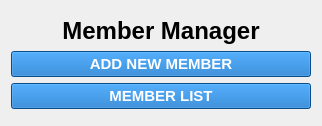
     <widget class="QWidget" name="memberManager">
      <layout class="QVBoxLayout" name="verticalLayout_4">
       <item>
        <widget class="QFrame" name="frame_11">
         <property name="frameShape">
          <enum>QFrame::StyledPanel</enum>
         </property>
         <property name="frameShadow">
          <enum>QFrame::Raised</enum>
         </property>
        </widget>
       </item>
       <item alignment="Qt::AlignHCenter">
        <widget class="QLabel" name="label_12">
         <property name="sizePolicy">
          <sizepolicy hsizetype="Fixed" vsizetype="Fixed">
           <horstretch>0</horstretch>
           <verstretch>0</verstretch>
          </sizepolicy>
         </property>
         <property name="maximumSize">
          <size>
           <width>16777215</width>
           <height>50</height>
          </size>
         </property>
         <property name="sizeIncrement">
          <size>
           <width>0</width>
           <height>0</height>
          </size>
         </property>
         <property name="styleSheet">
          <string notr="true"/>
         </property>
         <property name="text">
          <string>&lt;html&gt;&lt;head/&gt;&lt;body&gt;&lt;p&gt;&lt;span style=&quot; font-size:18pt; font-weight:600;&quot;&gt;Member Manager&lt;/span&gt;&lt;/p&gt;&lt;/body&gt;&lt;/html&gt;</string>
         </property>
         <property name="textFormat">
          <enum>Qt::AutoText</enum>
         </property>
         <property name="alignment">
          <set>Qt::AlignCenter</set>
         </property>
        </widget>
       </item>
       <item alignment="Qt::AlignHCenter">
        <widget class="QPushButton" name="btn_addMember">
         <property name="sizePolicy">
          <sizepolicy hsizetype="Fixed" vsizetype="Fixed">
           <horstretch>0</horstretch>
           <verstretch>0</verstretch>
          </sizepolicy>
         </property>
         <property name="minimumSize">
          <size>
           <width>300</width>
           <height>0</height>
          </size>
         </property>
         <property name="maximumSize">
          <size>
           <width>16777215</width>
           <height>50</height>
          </size>
         </property>
         <property name="sizeIncrement">
          <size>
           <width>0</width>
           <height>0</height>
          </size>
         </property>
         <property name="font">
          <font>
           <pointsize>11</pointsize>
           <weight>75</weight>
           <bold>true</bold>
          </font>
         </property>
         <property name="cursor">
          <cursorShape>PointingHandCursor</cursorShape>
         </property>
         <property name="styleSheet">
          <string notr="true">background-color: rgba(11,107,194,255);
color: rgb(255, 255, 255)</string>
         </property>
         <property name="text">
          <string>ADD NEW MEMBER</string>
         </property>
         <property name="iconSize">
          <size>
           <width>16</width>
           <height>16</height>
          </size>
         </property>
        </widget>
       </item>
       <item alignment="Qt::AlignHCenter">
        <widget class="QPushButton" name="btn_listMember">
         <property name="sizePolicy">
          <sizepolicy hsizetype="Fixed" vsizetype="Fixed">
           <horstretch>0</horstretch>
           <verstretch>0</verstretch>
          </sizepolicy>
         </property>
         <property name="minimumSize">
          <size>
           <width>300</width>
           <height>0</height>
          </size>
         </property>
         <property name="maximumSize">
          <size>
           <width>16777215</width>
           <height>50</height>
          </size>
         </property>
         <property name="font">
          <font>
           <pointsize>11</pointsize>
           <weight>75</weight>
           <bold>true</bold>
          </font>
         </property>
         <property name="cursor">
          <cursorShape>PointingHandCursor</cursorShape>
         </property>
         <property name="styleSheet">
          <string notr="true">background-color: rgba(11,107,194,255);
color: rgb(255, 255, 255)</string>
         </property>
         <property name="text">
          <string>MEMBER LIST</string>
         </property>
        </widget>
       </item>
       <item>
        <widget class="QFrame" name="frame_12">
         <property name="frameShape">
          <enum>QFrame::StyledPanel</enum>
         </property>
         <property name="frameShadow">
          <enum>QFrame::Raised</enum>
         </property>
        </widget>
       </item>
      </layout>
     </widget>
